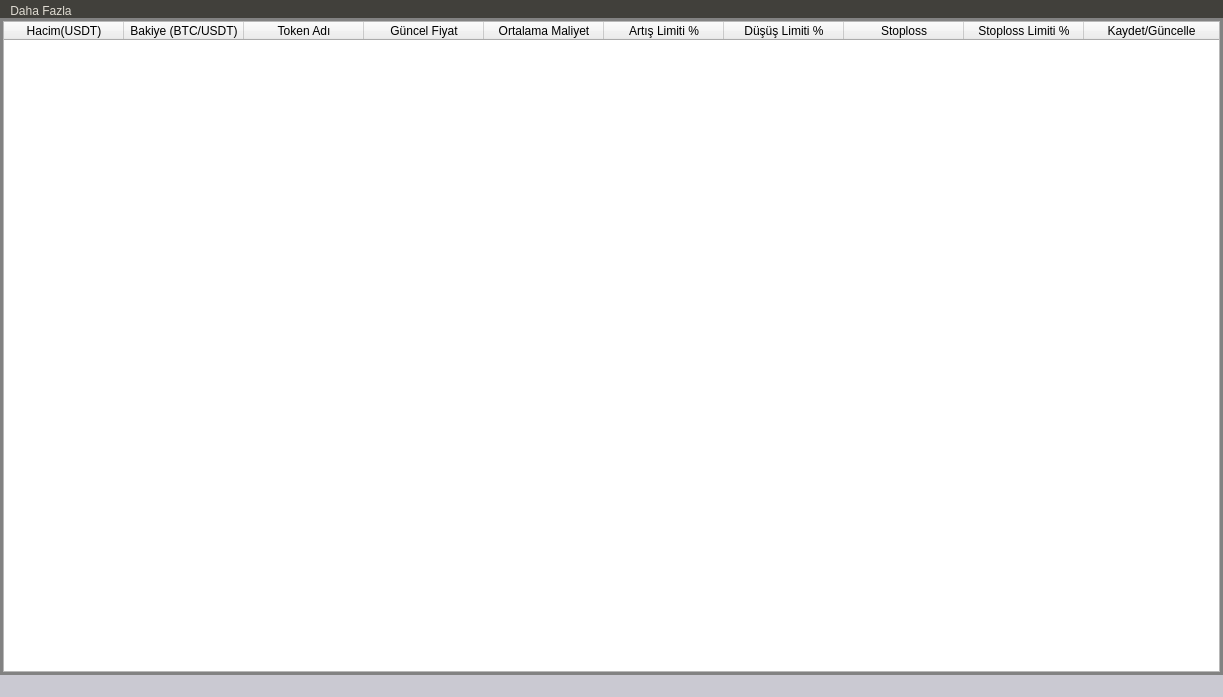
<?xml version="1.0" encoding="UTF-8"?>
<ui version="4.0">
 <class>MainWindow_bot</class>
 <widget class="QMainWindow" name="MainWindow_bot">
  <property name="geometry">
   <rect>
    <x>0</x>
    <y>0</y>
    <width>1223</width>
    <height>697</height>
   </rect>
  </property>
  <property name="minimumSize">
   <size>
    <width>500</width>
    <height>100</height>
   </size>
  </property>
  <property name="font">
   <font>
    <pointsize>10</pointsize>
   </font>
  </property>
  <property name="windowTitle">
   <string>kucoin trade</string>
  </property>
  <property name="windowIcon">
   <iconset>
    <normalon>../../../../../../.designer/backup/icon.jpg</normalon>
   </iconset>
  </property>
  <property name="autoFillBackground">
   <bool>false</bool>
  </property>
  <property name="styleSheet">
   <string notr="true">/*
Ubuntu Style Sheet for QT Applications
Author: Jaime A. Quiroga P.
Company: GTRONICK
Last updated: 01/10/2021 (dd/mm/yyyy), 15:18.
Available at: https://github.com/GTRONICK/QSS/blob/master/Ubuntu.qss
*/
QMainWindow {
	background-color: rgb(130,130,130);
}
QCheckBox {
	padding:2px;
}
QCheckBox:hover {
	border:1px solid rgb(255,150,60);
	border-radius:4px;
	padding: 1px;
	background-color:qlineargradient(spread:pad, x1:0.5, y1:1, x2:0.5, y2:0, stop:0 rgba(190, 90, 50, 50), stop:1 rgba(250, 130, 40, 50));
}
QCheckBox::indicator:checked {
	border:1px solid rgb(246, 134, 86);
	border-radius:4px;
  	background-color:rgb(246, 134, 86)
}
QCheckBox::indicator:unchecked {
	border-width:1px solid rgb(246, 134, 86);
	border-radius:4px;
  	background-color:rgb(255,255,255);
}
QColorDialog {
	background-color:#f0f0f0;
}
QComboBox {
	color:rgb(81,72,65);
	background: #ffffff;
}
QComboBox:editable {
	selection-color:rgb(81,72,65);
	selection-background-color: #ffffff;
}
QComboBox QAbstractItemView {
	selection-color: #ffffff;
	selection-background-color: rgb(246, 134, 86);
}
QComboBox:!editable:on, QComboBox::drop-down:editable:on {
	color:  #1e1d23;	
}
QDateTimeEdit, QDateEdit, QDoubleSpinBox, QFontComboBox {
	color:rgb(81,72,65);
}

QDialog {
	background-color:#f0f0f0;
}

QLabel,QLineEdit {
	color:rgb(17,17,17);
}
QLineEdit {
	background-color:rgb(255,255,255);
	selection-background-color:rgb(236,116,64);
}
QMenuBar {
	color:rgb(223,219,210);
	background-color:rgb(65,64,59);
}
QMenuBar::item {
	padding-top:4px;
	padding-left:4px;
	padding-right:4px;
	color:rgb(223,219,210);
	background-color:rgb(65,64,59);
}
QMenuBar::item:selected {
	color:rgb(255,255,255);
	padding-top:2px;
	padding-left:2px;
	padding-right:2px;
	border-top-width:2px;
	border-left-width:2px;
	border-right-width:2px;
	border-top-right-radius:4px;
	border-top-left-radius:4px;
	border-style:solid;
	background-color:rgb(65,64,59);
	border-top-color: rgb(47,47,44);
	border-right-color: qlineargradient(spread:pad, x1:0, y1:1, x2:1, y2:0, stop:0 rgba(90, 87, 78, 255), stop:1 rgba(47,47,44, 255));
	border-left-color:  qlineargradient(spread:pad, x1:1, y1:0, x2:0, y2:0, stop:0 rgba(90, 87, 78, 255), stop:1 rgba(47,47,44, 255));
}
QMenu {
	color:rgb(223,219,210);
	background-color:rgb(65,64,59);
}
QMenu::item {
	color:rgb(223,219,210);
	padding:4px 10px 4px 20px;
}
QMenu::item:selected {
	color:rgb(255,255,255);
	background-color: qlineargradient(spread:pad, x1:0.5, y1:1, x2:0.5, y2:0, stop:0 rgba(225, 108, 54, 255), stop:1 rgba(246, 134, 86, 255));
	border-style:solid;
	border-width:3px;
	padding:4px 7px 4px 17px;
	border-bottom-color:qlineargradient(spread:pad, x1:0.5, y1:1, x2:0.5, y2:0, stop:0 rgba(175,85,48,255), stop:1 rgba(236,114,67, 255));
	border-top-color:qlineargradient(spread:pad, x1:0.5, y1:1, x2:0.5, y2:0, stop:0 rgba(253,156,113,255), stop:1 rgba(205,90,46, 255));
	border-right-color:qlineargradient(spread:pad, x1:0, y1:0.5, x2:1, y2:0.5, stop:0 rgba(253,156,113,255), stop:1 rgba(205,90,46, 255));
	border-left-color:qlineargradient(spread:pad, x1:1, y1:0.5, x2:0, y2:0.5, stop:0 rgba(253,156,113,255), stop:1 rgba(205,90,46, 255));
}
QPlainTextEdit {
	border: 1px solid transparent;
	color:rgb(17,17,17);
	selection-background-color:rgb(236,116,64);
    background-color: #FFFFFF;
}
QProgressBar {
	text-align: center;
	color: rgb(0, 0, 0);
	border: 1px inset rgb(150,150,150); 
	border-radius: 10px;
	background-color:rgb(221,221,219);
}
QProgressBar::chunk:horizontal {
	background-color: qlineargradient(spread:pad, x1:0.5, y1:1, x2:0.5, y2:0, stop:0 rgba(225, 108, 54, 255), stop:1 rgba(246, 134, 86, 255));
	border:1px solid;
	border-radius:8px;
	border-bottom-color:qlineargradient(spread:pad, x1:0.5, y1:1, x2:0.5, y2:0, stop:0 rgba(175,85,48,255), stop:1 rgba(236,114,67, 255));
	border-top-color:qlineargradient(spread:pad, x1:0.5, y1:1, x2:0.5, y2:0, stop:0 rgba(253,156,113,255), stop:1 rgba(205,90,46, 255));
	border-right-color:qlineargradient(spread:pad, x1:0, y1:0.5, x2:1, y2:0.5, stop:0 rgba(253,156,113,255), stop:1 rgba(205,90,46, 255));
	border-left-color:qlineargradient(spread:pad, x1:1, y1:0.5, x2:0, y2:0.5, stop:0 rgba(253,156,113,255), stop:1 rgba(205,90,46, 255));
}
QPushButton{
	background-color:rgb(65,64,59);
	color:rgb(17,17,17);
	border-width: 1px;
	border-radius: 6px;
	border-bottom-color: rgb(150,150,150);
	border-right-color: rgb(165,165,165);
	border-left-color: rgb(165,165,165);
	border-top-color: rgb(180,180,180);
	border-style: solid;
	padding: 4px;
	background-color: qlineargradient(spread:pad, x1:0.5, y1:1, x2:0.5, y2:0, stop:0 rgba(220, 220, 220, 255), stop:1 rgba(255, 255, 255, 255));
}
QPushButton:hover{
	color:rgb(17,17,17);
	border-width: 1px;
	border-radius:6px;
	border-top-color: rgb(255,150,60);
	border-right-color: qlineargradient(spread:pad, x1:0, y1:1, x2:1, y2:0, stop:0 rgba(200, 70, 20, 255), stop:1 rgba(255,150,60, 255));
	border-left-color:  qlineargradient(spread:pad, x1:1, y1:0, x2:0, y2:0, stop:0 rgba(200, 70, 20, 255), stop:1 rgba(255,150,60, 255));
	border-bottom-color: rgb(200,70,20);
	border-style: solid;
	padding: 2px;
	background-color: qlineargradient(spread:pad, x1:0.5, y1:1, x2:0.5, y2:0, stop:0 rgba(220, 220, 220, 255), stop:1 rgba(255, 255, 255, 255));
}
QPushButton:default{
	color:rgb(17,17,17);
	border-width: 1px;
	border-radius:6px;
	border-top-color: rgb(255,150,60);
	border-right-color: qlineargradient(spread:pad, x1:0, y1:1, x2:1, y2:0, stop:0 rgba(200, 70, 20, 255), stop:1 rgba(255,150,60, 255));
	border-left-color:  qlineargradient(spread:pad, x1:1, y1:0, x2:0, y2:0, stop:0 rgba(200, 70, 20, 255), stop:1 rgba(255,150,60, 255));
	border-bottom-color: rgb(200,70,20);
	border-style: solid;
	padding: 2px;
	background-color: qlineargradient(spread:pad, x1:0.5, y1:1, x2:0.5, y2:0, stop:0 rgba(220, 220, 220, 255), stop:1 rgba(255, 255, 255, 255));
}
QPushButton:pressed{
	color:rgb(17,17,17);
	border-width: 1px;
	border-radius: 6px;
	border-width: 1px;
	border-top-color: rgba(255,150,60,200);
	border-right-color: qlineargradient(spread:pad, x1:0, y1:1, x2:1, y2:0, stop:0 rgba(200, 70, 20, 255), stop:1 rgba(255,150,60, 200));
	border-left-color:  qlineargradient(spread:pad, x1:1, y1:0, x2:0, y2:0, stop:0 rgba(200, 70, 20, 255), stop:1 rgba(255,150,60, 200));
	border-bottom-color: rgba(200,70,20,200);
	border-style: solid;
	padding: 2px;
	background-color: qlineargradient(spread:pad, x1:0.5, y1:0, x2:0.5, y2:1, stop:0 rgba(220, 220, 220, 255), stop:1 rgba(255, 255, 255, 255));
}
QPushButton:disabled{
	color:rgb(174,167,159);
	border-width: 1px;
	border-radius: 6px;
	background-color: qlineargradient(spread:pad, x1:0.5, y1:1, x2:0.5, y2:0, stop:0 rgba(200, 200, 200, 255), stop:1 rgba(230, 230, 230, 255));
}
QRadioButton {
	padding: 1px;
}
QRadioButton::indicator:checked {
	height: 10px;
	width: 10px;
	border-style:solid;
	border-radius:5px;
	border-width: 1px;
	border-color: rgba(246, 134, 86, 255);
	color: #a9b7c6;
	background-color:rgba(246, 134, 86, 255);
}
QRadioButton::indicator:!checked {
	height: 10px;
	width: 10px;
	border-style:solid;
	border-radius:5px;
	border-width: 1px;
	border-color: rgb(246, 134, 86);
	color: #a9b7c6;
	background-color: transparent;
}
QScrollArea {
	color: white;
	background-color:#f0f0f0;
}
QSlider::groove {
	border-style: solid;
	border-width: 1px;
	border-color: rgb(207,207,207);
}
QSlider::groove:horizontal {
	height: 5px;
	background: rgb(246, 134, 86);
}
QSlider::groove:vertical {
	width: 5px;
	background: rgb(246, 134, 86);
}
QSlider::handle:horizontal {
	background: rgb(253,253,253);
	border-style: solid;
	border-width: 1px;
	border-color: rgb(207,207,207);
	width: 12px;
	margin: -5px 0;
	border-radius: 7px;
}
QSlider::handle:vertical {
	background: rgb(253,253,253);
	border-style: solid;
	border-width: 1px;
	border-color: rgb(207,207,207);
	height: 12px;
	margin: 0 -5px;
	border-radius: 7px;
}
QSlider::add-page:horizontal, QSlider::add-page:vertical {
 	background: white;
}
QSlider::sub-page:horizontal, QSlider::sub-page:vertical {
	background: rgb(246, 134, 86);
}
QStatusBar, QSpinBox {
	color:rgb(81,72,65);
}
QSpinBox {
	background-color: #ffffff;
}
QScrollBar:horizontal {
	max-height: 20px;
	border: 1px transparent;
	margin: 0px 20px 0px 20px;
}
QScrollBar::handle:horizontal {
	background: rgb(253,253,253);
	border: 1px solid rgb(207,207,207);
	border-radius: 7px;
	min-width: 25px;
}
QScrollBar::handle:horizontal:hover {
	background: rgb(253,253,253);
	border: 1px solid rgb(255,150,60);
	border-radius: 7px;
	min-width: 25px;
}
QScrollBar::add-line:horizontal {
  	border: 1px solid rgb(207,207,207);
  	border-top-right-radius: 7px;
  	border-top-left-radius: 7px;
  	border-bottom-right-radius: 7px;
  	background: rgb(255, 255, 255);
  	width: 20px;
  	subcontrol-position: right;
  	subcontrol-origin: margin;
}
QScrollBar::add-line:horizontal:hover {
  	border: 1px solid rgb(255,150,60);
  	border-top-right-radius: 7px;
  	border-top-left-radius: 7px;
  	border-bottom-right-radius: 7px;
  	background: rgb(255, 255, 255);
  	width: 20px;
  	subcontrol-position: right;
  	subcontrol-origin: margin;
}
QScrollBar::add-line:horizontal:pressed {
  	border: 1px solid grey;
  	border-top-left-radius: 7px;
  	border-top-right-radius: 7px;
  	border-bottom-right-radius: 7px;
  	background: rgb(231,231,231);
  	width: 20px;
  	subcontrol-position: right;
  	subcontrol-origin: margin;
}
QScrollBar::sub-line:horizontal {
  	border: 1px solid rgb(207,207,207);
  	border-top-right-radius: 7px;
  	border-top-left-radius: 7px;
  	border-bottom-left-radius: 7px;
  	background: rgb(255, 255, 255);
  	width: 20px;
  	subcontrol-position: left;
  	subcontrol-origin: margin;
}
QScrollBar::sub-line:horizontal:hover {
  	border: 1px solid rgb(255,150,60);
  	border-top-right-radius: 7px;
  	border-top-left-radius: 7px;
  	border-bottom-left-radius: 7px;
  	background: rgb(255, 255, 255);
  	width: 20px;
  	subcontrol-position: left;
  	subcontrol-origin: margin;
}
QScrollBar::sub-line:horizontal:pressed {
  	border: 1px solid grey;
  	border-top-right-radius: 7px;
  	border-top-left-radius: 7px;
  	border-bottom-left-radius: 7px;
  	background: rgb(231,231,231);
  	width: 20px;
  	subcontrol-position: left;
  	subcontrol-origin: margin;
}
QScrollBar::left-arrow:horizontal {
  	border: 1px transparent grey;
  	border-top-left-radius: 3px;
  	border-bottom-left-radius: 3px;
  	width: 6px;
  	height: 6px;
  	background: rgb(230,230,230);
}
QScrollBar::right-arrow:horizontal {
	border: 1px transparent grey;
	border-top-right-radius: 3px;
	border-bottom-right-radius: 3px;
  	width: 6px;
  	height: 6px;
 	background: rgb(230,230,230);
}
QScrollBar::add-page:horizontal, QScrollBar::sub-page:horizontal {
 	background: none;
} 
QScrollBar:vertical {
	max-width: 20px;
	border: 1px transparent grey;
	margin: 20px 0px 20px 0px;
}
QScrollBar::add-line:vertical {
	border: 1px solid;
	border-color: rgb(207,207,207);
	border-bottom-right-radius: 7px;
	border-bottom-left-radius: 7px;
	border-top-left-radius: 7px;
	background: rgb(255, 255, 255);
  	height: 20px;
  	subcontrol-position: bottom;
  	subcontrol-origin: margin;
}
QScrollBar::add-line:vertical:hover {
  	border: 1px solid;
  	border-color: rgb(255,150,60);
  	border-bottom-right-radius: 7px;
  	border-bottom-left-radius: 7px;
  	border-top-left-radius: 7px;
  	background: rgb(255, 255, 255);
  	height: 20px;
  	subcontrol-position: bottom;
  	subcontrol-origin: margin;
}
QScrollBar::add-line:vertical:pressed {
  	border: 1px solid grey;
  	border-bottom-left-radius: 7px;
  	border-bottom-right-radius: 7px;
  	border-top-left-radius: 7px;
  	background: rgb(231,231,231);
  	height: 20px;
  	subcontrol-position: bottom;
  	subcontrol-origin: margin;
}
QScrollBar::sub-line:vertical {
  	border: 1px solid rgb(207,207,207);
  	border-top-right-radius: 7px;
  	border-top-left-radius: 7px;
  	border-bottom-left-radius: 7px;
  	background: rgb(255, 255, 255);
  	height: 20px;
  	subcontrol-position: top;
  	subcontrol-origin: margin;
}
QScrollBar::sub-line:vertical:hover {
  	border: 1px solid rgb(255,150,60);
  	border-top-right-radius: 7px;
  	border-top-left-radius: 7px;
  	border-bottom-left-radius: 7px;
	background: rgb(255, 255, 255);
  	height: 20px;
  	subcontrol-position: top;
  	subcontrol-origin: margin;
}
QScrollBar::sub-line:vertical:pressed {
  	border: 1px solid grey;
  	border-top-left-radius: 7px;
  	border-top-right-radius: 7px;
  	background: rgb(231,231,231);
 	height: 20px;
  	subcontrol-position: top;
  	subcontrol-origin: margin;
}
QScrollBar::handle:vertical {
	background: rgb(253,253,253);
	border: 1px solid rgb(207,207,207);
	border-radius: 7px;
	min-height: 25px;
}
QScrollBar::handle:vertical:hover {
	background: rgb(253,253,253);
	border: 1px solid rgb(255,150,60);
	border-radius: 7px;
	min-height: 25px;
}
QScrollBar::up-arrow:vertical {
	border: 1px transparent grey;
  	border-top-left-radius: 3px;
	border-top-right-radius: 3px;
  	width: 6px;
  	height: 6px;
  	background: rgb(230,230,230);
}
QScrollBar::down-arrow:vertical {
  	border: 1px transparent grey;
  	border-bottom-left-radius: 3px;
  	border-bottom-right-radius: 3px;
  	width: 6px;
  	height: 6px;
  	background: rgb(230,230,230);
}
QScrollBar::add-page:vertical, QScrollBar::sub-page:vertical {
  	background: none;
}
QTabWidget {
	color:rgb(0,0,0);
	background-color:rgb(247,246,246);
}
QTabWidget::pane {
	border-color: rgb(180,180,180);
	background-color:rgb(247,246,246);
	border-style: solid;
	border-width: 1px;
  	border-radius: 6px;
}
QTabBar::tab {
	padding-left:4px;
	padding-right:4px;
	padding-bottom:2px;
	padding-top:2px;
	color:rgb(81,72,65);
  	background-color: qlineargradient(spread:pad, x1:0.5, y1:1, x2:0.5, y2:0, stop:0 rgba(221,218,217,255), stop:1 rgba(240,239,238,255));
	border-style: solid;
	border-width: 1px;
  	border-top-right-radius:4px;
	border-top-left-radius:4px;
	border-top-color: rgb(180,180,180);
	border-left-color: rgb(180,180,180);
	border-right-color: rgb(180,180,180);
	border-bottom-color: transparent;
}
QTabBar::tab:selected, QTabBar::tab:last:selected, QTabBar::tab:hover {
  	background-color:rgb(247,246,246);
  	margin-left: 0px;
  	margin-right: 1px;
}
QTabBar::tab:!selected {
	margin-top: 1px;
	margin-right: 1px;
}
QTextEdit {
	border-width: 1px;
	border-style: solid;
	border-color:transparent;
	color:rgb(17,17,17);
	selection-background-color:rgb(236,116,64);
}
QTimeEdit, QToolBox, QToolBox::tab, QToolBox::tab:selected {
	color:rgb(81,72,65);
	background-color: #ffffff;
}</string>
  </property>
  <property name="tabShape">
   <enum>QTabWidget::Rounded</enum>
  </property>
  <widget class="QWidget" name="centralwidget">
   <layout class="QGridLayout" name="gridLayout">
    <property name="leftMargin">
     <number>3</number>
    </property>
    <property name="topMargin">
     <number>3</number>
    </property>
    <property name="rightMargin">
     <number>3</number>
    </property>
    <property name="bottomMargin">
     <number>3</number>
    </property>
    <item row="0" column="0">
     <widget class="QTableWidget" name="tableWidget">
      <property name="font">
       <font>
        <pointsize>7</pointsize>
       </font>
      </property>
      <attribute name="horizontalHeaderDefaultSectionSize">
       <number>120</number>
      </attribute>
      <attribute name="horizontalHeaderStretchLastSection">
       <bool>true</bool>
      </attribute>
      <attribute name="verticalHeaderVisible">
       <bool>false</bool>
      </attribute>
      <column>
       <property name="text">
        <string>Hacim(USDT)</string>
       </property>
      </column>
      <column>
       <property name="text">
        <string>Bakiye (BTC/USDT)</string>
       </property>
      </column>
      <column>
       <property name="text">
        <string>Token Adı</string>
       </property>
      </column>
      <column>
       <property name="text">
        <string>Güncel Fiyat</string>
       </property>
      </column>
      <column>
       <property name="text">
        <string>Ortalama Maliyet</string>
       </property>
      </column>
      <column>
       <property name="text">
        <string>Artış Limiti %</string>
       </property>
      </column>
      <column>
       <property name="text">
        <string>Düşüş Limiti %</string>
       </property>
      </column>
      <column>
       <property name="text">
        <string>Stoploss</string>
       </property>
      </column>
      <column>
       <property name="text">
        <string>Stoploss Limiti %</string>
       </property>
      </column>
      <column>
       <property name="text">
        <string>Kaydet/Güncelle</string>
       </property>
      </column>
     </widget>
    </item>
   </layout>
  </widget>
  <widget class="QStatusBar" name="statusBar">
   <property name="styleSheet">
    <string notr="true">background-color: rgb(202, 201, 210);
font: 10pt &quot;MS Shell Dlg 2&quot;;
color: rgb(0, 0, 0);</string>
   </property>
  </widget>
  <widget class="QMenuBar" name="menuBar">
   <property name="geometry">
    <rect>
     <x>0</x>
     <y>0</y>
     <width>1223</width>
     <height>25</height>
    </rect>
   </property>
   <widget class="QMenu" name="menuDaha_Fazla">
    <property name="title">
     <string>Daha Fazla</string>
    </property>
    <widget class="QMenu" name="menuBana_Ula">
     <property name="title">
      <string>Bana Ulaş</string>
     </property>
     <addaction name="actionS_bhan_Akbenli_2"/>
     <addaction name="separator"/>
     <addaction name="action05522612829"/>
    </widget>
    <addaction name="menuBana_Ula"/>
   </widget>
   <addaction name="menuDaha_Fazla"/>
  </widget>
  <action name="actionFirma_Ekle">
   <property name="text">
    <string>Firma Ekle</string>
   </property>
   <property name="shortcut">
    <string>Ctrl+F</string>
   </property>
  </action>
  <action name="actionFirma_Sil">
   <property name="text">
    <string>Firma Sil</string>
   </property>
  </action>
  <action name="actionS_bhan_Akbenli">
   <property name="text">
    <string>Sübhan Akbenli</string>
   </property>
  </action>
  <action name="action0552_261_2829">
   <property name="text">
    <string>0552 261 2829</string>
   </property>
  </action>
  <action name="action_islemGecmisi">
   <property name="text">
    <string>İşlem Geçmişi</string>
   </property>
  </action>
  <action name="actionS_bhan_Akbenli_2">
   <property name="text">
    <string>Sübhan Akbenli</string>
   </property>
  </action>
  <action name="action05522612829">
   <property name="text">
    <string>05522612829</string>
   </property>
  </action>
 </widget>
 <resources/>
 <connections/>
</ui>
